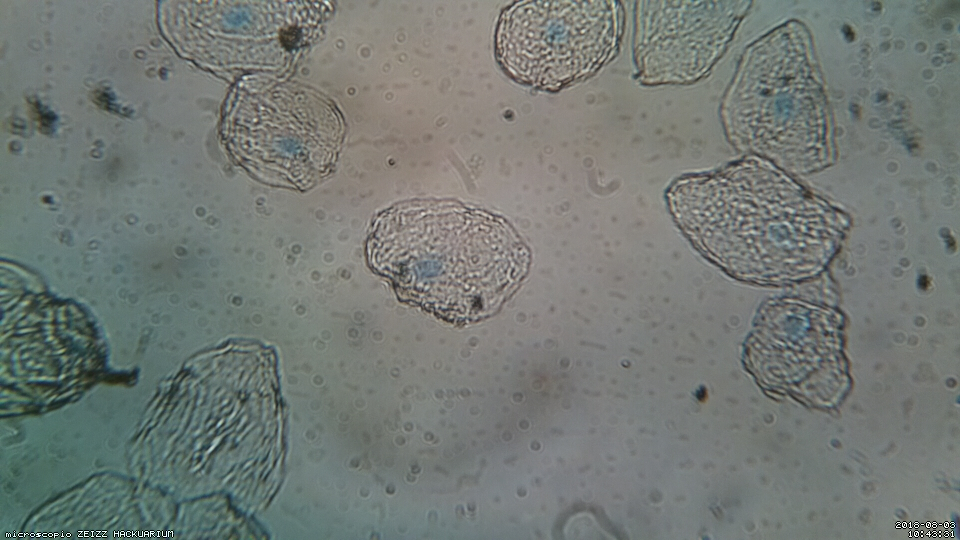
#> input picture 2018-08-03/10-43-31.jpg, 1920 x 1080 px, found by its file name (shown at 1/2 size)
$ python Merge.py   (Python 2 division)   (older library calls are emulated)
#> lines starting #> are read from the running program, lines starting #| are printed output that depends on the picture; after the words box and inside, x2 and y2 are one past the last pixel; in counts of white or black regions, pixels touching at a corner belong together; long printed decimals are rounded
# Standard imports
import numpy as np
import cv2
import imutils
from skimage.measure import compare_ssim
#from skimage.measure import compare_ssim
from termcolor import colored
from matplotlib import pyplot as plt


if __name__ == '__main__':

    # [6 lines of commented-out code are left out]
    original = cv2.imread('2018-08-03/10-43-31.jpg')
#> original is the input picture: shape (1080, 1920, 3); mean B, G, R 116.9, 121.3, 115
    #original = cv2.imread('2018-08-03/10-42-39.jpg')
    #original = cv2.imread('2018-08-03/10-39-23.jpg')

    #backgrd = cv2.imread('2018-08-02/10-14-05.jpg')

    backgrd = cv2.imread('2018-08-03/10-35-31.jpg')
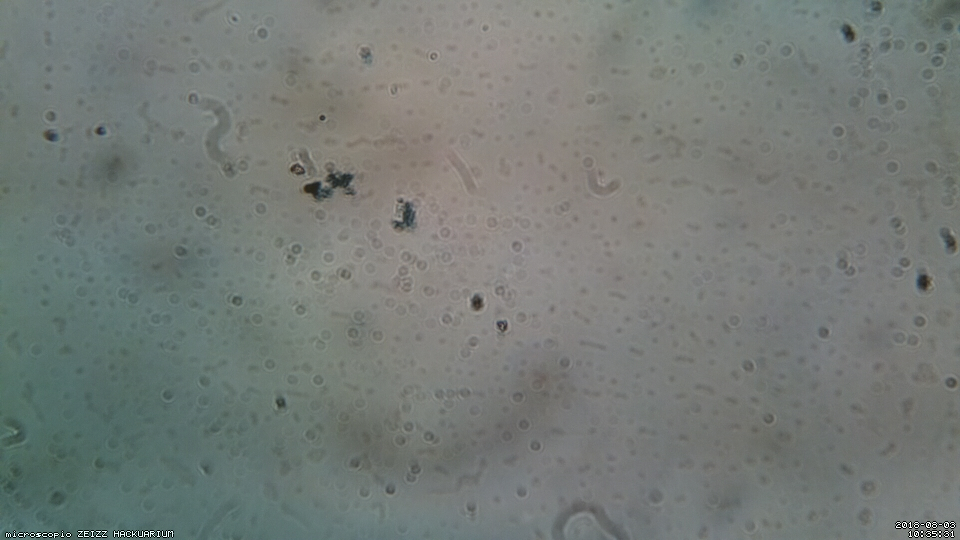
#> input picture 2018-08-03/10-35-31.jpg, 1920 x 1080 px, found by its file name (shown at 1/2 size)
#> backgrd is the input picture: shape (1080, 1920, 3); mean B, G, R 118.5, 122.5, 116.5

    img1 = cv2.cvtColor(original, cv2.COLOR_BGR2GRAY)
    backgrd = cv2.cvtColor(backgrd, cv2.COLOR_BGR2GRAY)
#> backgrd: shape (1080, 1920)

    original = cv2.resize(original, (0, 0), fx=0.5, fy=0.5)
#> original: shape (540, 960, 3)
    img1 = cv2.resize(img1, (0, 0), fx=0.5, fy=0.5)
#> img1: shape (540, 960)
    backgrd = cv2.resize(backgrd, (0, 0), fx=0.5, fy=0.5)
#> backgrd: shape (540, 960)

    cv2.imshow('image', img1)
    #cv2.imshow('Background', backgrd)

    # compute the Structural Similarity Index (SSIM) between the two
    # images, ensuring that the difference image is returned
    (score, diff) = compare_ssim(img1, backgrd, full=True)
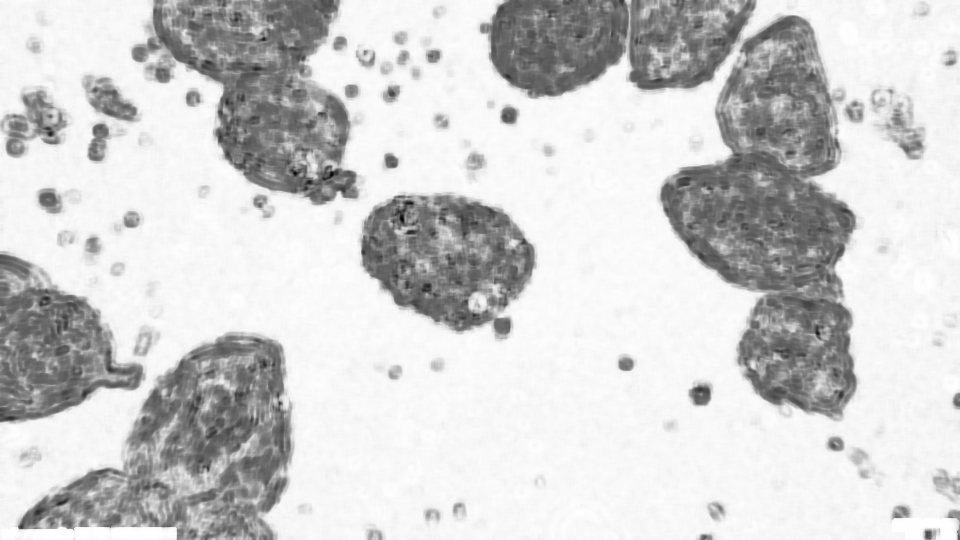
#> diff: shape (540, 960) float64; min -0.519, max 1, mean 0.718; drawn with min black and max white
#> score = 0.717
    diff = (diff * 255).astype("uint8")
    print("SSIM: {}".format(score))
#| SSIM: 0.7172

    # [7 lines of commented-out code are left out]

    ret, tmp = cv2.threshold(diff, 200, 255, cv2.THRESH_BINARY_INV)
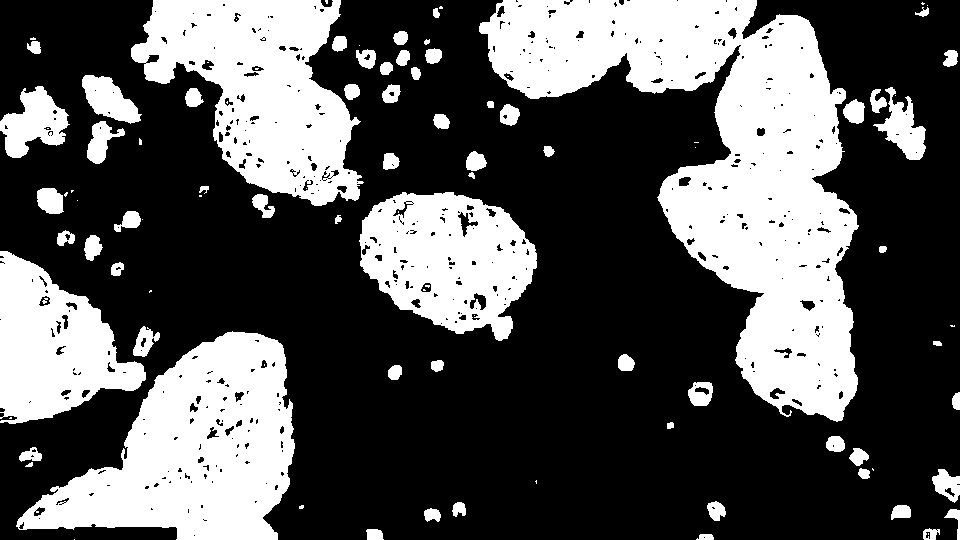
#> tmp: shape (540, 960); 34.1% white; 101 white regions (36 under 20 px)
    #cv2.imshow('threshold 2', tmp)

    #cv2.waitKey(0)

    im = tmp.copy()
    #cv2.imshow('im', im)

    dst = img1.copy()
    #cv2.imshow('dst', dst)

    # find external contours ignores holes in the fish
    im2, contours, hierarchy = cv2.findContours(im, cv2.RETR_EXTERNAL, cv2.CHAIN_APPROX_SIMPLE)
#> contours = 86 contours, 24 with area under 20; largest, box (x1, y1, x2, y2) and area: (479, 0, 859, 422) 67691, (16, 331, 295, 540) 32838, (131, 0, 364, 206) 27874, (359, 192, 537, 341) 18481, (0, 251, 146, 424) 14919
    #cnts = cnts[0] if imutils.is_cv2() else cnts[1]

    # Finding circular shapes
    contour_list = []
    for contour in contours:
        approx = cv2.approxPolyDP(contour, 0.01 * cv2.arcLength(contour, True), True)
        area = cv2.contourArea(contour)
        if ((len(approx) > 8) & (area > 10000)): #& (area < 20000)):
        #if ((area > 10000)):# & (area < 20000)):
            contour_list.append(contour)
#> this loop made 86 passes
#> area on passes 2, 3, 4, 5, 6, 7, 9, 10, 12, 14, 16, 17: 68, 145, 130.5, 130.5, 153, 205.5, 129, 234.5, 555, 84, 204, 191.5
#> after the loop, contour_list = 5 contours; box (x1, y1, x2, y2) and area: (479, 0, 859, 422) 67691, (16, 331, 295, 540) 32838, (131, 0, 364, 206) 27874, (359, 192, 537, 341) 18481, (0, 251, 146, 424) 14919

    # Display result
    cv2.drawContours(dst, contour_list, -1, (255, 0, 0), 2)
#> dst: shape (540, 960); min 1, max 255, mean 123.2
    cv2.imshow('Objects Detected', dst)
    #cv2.waitKey(0)

    for i in range(len(contours)):
        # draw all contours in red
        cv2.drawContours(dst, contours, -1, (0, 0, 255), 1)
#> this loop made 86 passes
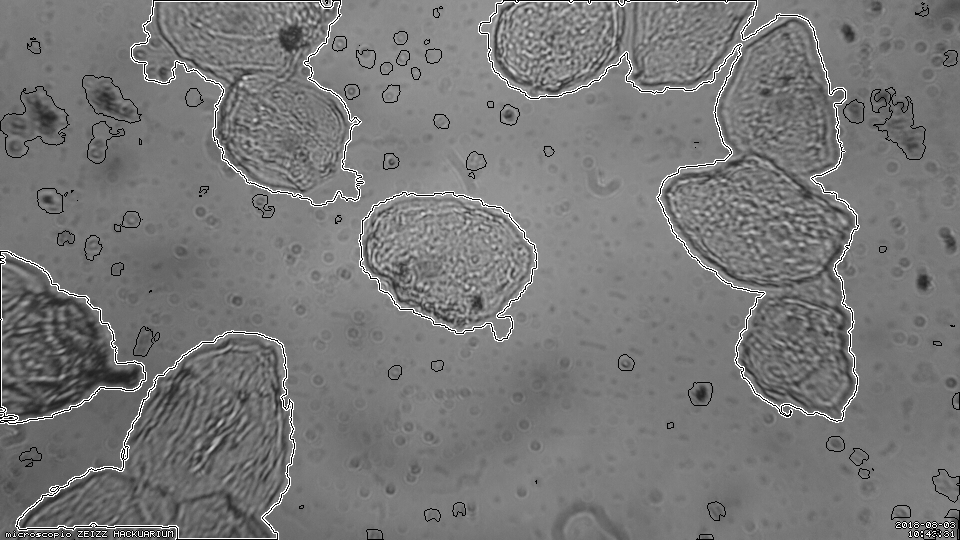
#> dst: shape (540, 960); min 0, max 255, mean 120.1

    # Binary mask
    src = img1
    #cv2.imshow('src', src)
    img_mask = np.zeros(src.shape, np.uint8)

    theImg = contour_list
#> theImg has the same summary as contour_list
    # draw selected contour in bold green
    cv2.polylines(dst, theImg, True, (0, 255, 0), 2)
#> dst: shape (540, 960); 2.21% of pixels changed, all inside (x1, y1, x2, y2) = (0, 0, 860, 540)
    # draw the fish into its mask
    cv2.drawContours(img_mask, contour_list, -1, 255, -1)
#> img_mask: shape (540, 960); 31.7% white; 5 white regions, box (x1, y1, x2, y2) and area: (479, 0, 859, 422) 68608, (16, 331, 295, 540) 33288, (131, 0, 364, 206) 28325, (359, 192, 537, 341) 18760, (0, 251, 146, 424) 15219

    # [6 lines of commented-out code are left out]

    output_grey = cv2.bitwise_and(src, src, mask=img_mask)
    #cv2.imshow('output_grey', output_grey)
    src = original
    output_color = cv2.bitwise_and(src, src, mask=img_mask)
    #cv2.imshow('output_color', output_color)

    cv2.waitKey(0)
    cv2.imshow("output_grey", output_grey)
    cv2.imshow("output_color", output_color)
    cv2.waitKey(0)
    # [18 lines of commented-out code are left out]

    channels = cv2.split(output_color)
    for channel in channels:
        cv2.equalizeHist(channel, channel)
#> this loop made 3 passes
    cv2.equalizeHist(channels[0], channels[0])
    cv2.merge(channels, output_color)
    cv2.imshow('output1.png', output_color)
    cv2.waitKey(0)

    # [9 lines of commented-out code are left out]

    ycrcb = cv2.cvtColor(output_color, cv2.COLOR_BGR2YCR_CB)
#> ycrcb: shape (540, 960, 3); mean of channels 0, 1, 2 40.8, 127.9, 128
    cv2.imshow('ycrcb 1', ycrcb)
    # [35 lines of commented-out code are left out]
    src = ycrcb[:, :, 1]

    tmp = ycrcb[:, :, 1]
    blursSize = 17#31  # 27#17
    tmp = cv2.GaussianBlur(tmp, (blursSize, blursSize), 0)
    cv2.imshow('Blur', tmp)

    src = tmp
    nucleus_contour_list = []

    ###
    for i in range(1,len(contour_list)):
        img_m = np.zeros(src.shape, np.uint8)
        cv2.drawContours(img_m, contour_list, i, 255, -1)
        cv2.imshow('mask', img_m)
        out = cv2.bitwise_and(src, src, mask=img_m)
        cv2.imshow('out', out)
        #cv2.waitKey(0)


        mean = cv2.mean(src, mask=img_m)[0]
        ret, tmp = cv2.threshold(out, 255-mean, 255, cv2.THRESH_BINARY_INV)
        cv2.imshow('thresh', tmp)

        im2, contours, hierarchy = cv2.findContours(tmp, cv2.RETR_TREE, cv2.CHAIN_APPROX_SIMPLE)

        for contour in contours:
            approx = cv2.approxPolyDP(contour, 0.01 * cv2.arcLength(contour, True), True)
            area = cv2.contourArea(contour)
            # if ((len(approx) > 15) & (area > 100) & (area < 1000)):
            if ((area < 1000)):
                # & (area < 1000)):
                nucleus_contour_list.append(contour)


        cv2.waitKey(0)
#> this loop made 4 passes
#> (mean, ret) on passes 2 to 4: (138.8, 116), (131.6, 123), (136.3, 118)
#> (mean, ret, contours) on pass 1: (116.8, 138, [[[0, 0], [0, 539], [959, 539], [959, 0]]])
#> img_m: shape (540, 960); 5.5% white; 1 white region, box (x1, y1, x2, y2) and area: (131, 0, 364, 206) 28325
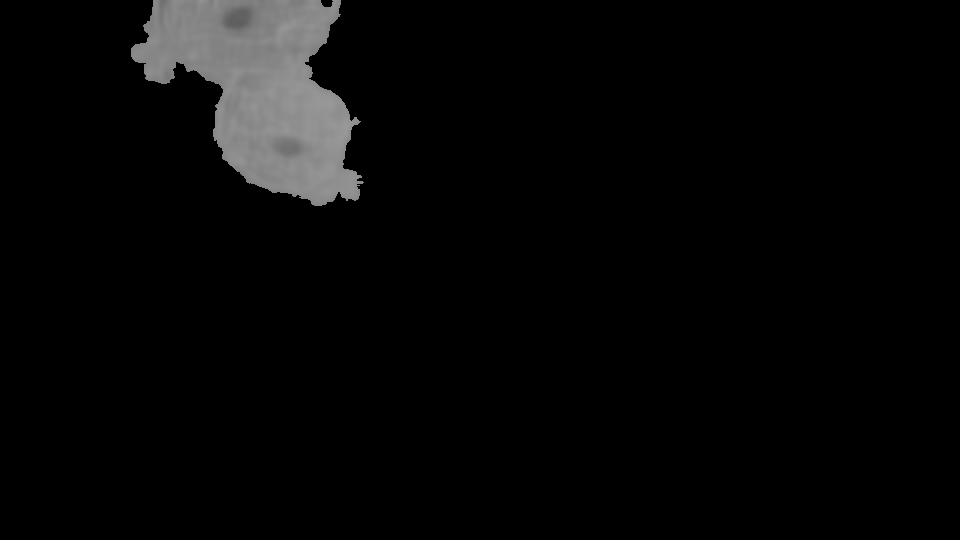
#> out: shape (540, 960); min 0, max 153, mean 7.4
#> tmp: shape (540, 960); 94.7% white; 1 black region
#> after the loop, nucleus_contour_list = 40 contours, 21 with area under 20; largest, box (x1, y1, x2, y2) and area: (222, 6, 254, 32) 622, (783, 310, 811, 346) 577, (768, 223, 795, 248) 364, (546, 21, 567, 43) 338, (278, 143, 300, 155) 170


    ###

    frame = output_color
    cv2.drawContours(frame, nucleus_contour_list, -1, (255, 0, 0), 2)
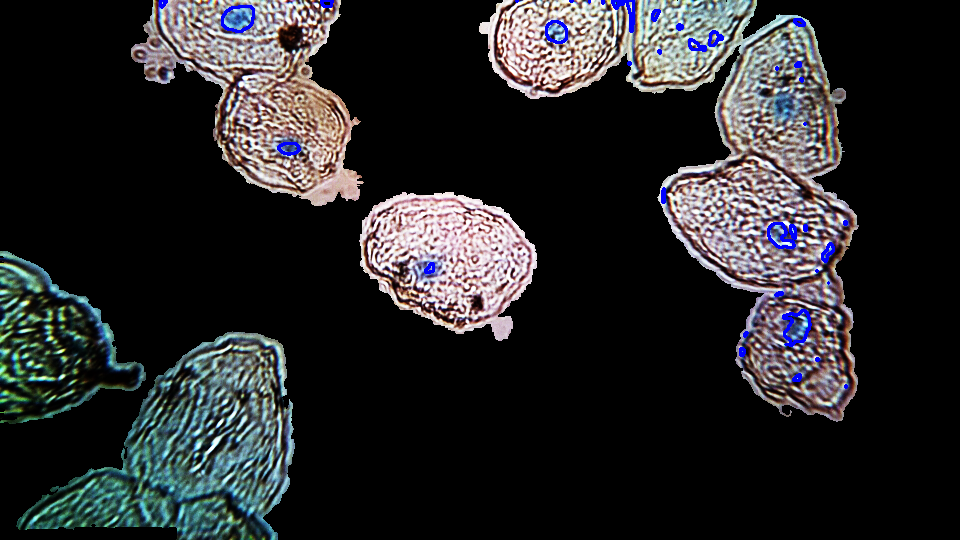
#> frame: shape (540, 960, 3); mean B, G, R 41.4, 39.9, 39.9
    cv2.imshow("Nucleus", frame)
    cv2.waitKey(0)


    tmp = ycrcb[:, :, 1]
    blursSize = 31#27#17
    tmp = cv2.GaussianBlur(tmp, (blursSize, blursSize), 0)
    cv2.imshow('Blur', tmp)
    # [6 lines of commented-out code are left out]

    image = tmp

    # [11 lines of commented-out code are left out]
    detector = cv2.SimpleBlobDetector_create()

    # Detect blobs
    keypoints = detector.detect(tmp)
#> keypoints = 6 keypoints; (x, y, size): (783, 106, 30.9), (428, 268, 30), (556, 31, 29.1), (288, 148, 25.2), (800, 328, 23.4), (238, 18, 23.3)

    # Draw detected blobs as red circles.
    # cv2.DRAW_MATCHES_FLAGS_DRAW_RICH_KEYPOINTS ensures the size of the circle corresponds to the size of blob
    im_with_keypoints = cv2.drawKeypoints(tmp, keypoints, np.array([]), (0, 0, 255),
                                          cv2.DRAW_MATCHES_FLAGS_DRAW_RICH_KEYPOINTS)
#> im_with_keypoints: shape (540, 960, 3); mean of channels 0, 1, 2 127.8, 127.8, 128.1

    # Show keypoints
    cv2.imshow("Keypoints", im_with_keypoints)

    cv2.waitKey(0)


    # define the list of boundaries
    #lower = [60, 60, 145]; upper = [255, 255, 255]

        #([30, 30, 80], [120, 120, 255])


        #([17, 15, 100], [50, 56, 200]),
        #([86, 31, 4], [220, 88, 50]),
        #([25, 146, 190], [62, 174, 250]),
        #([103, 86, 65], [145, 133, 128])

    # create NumPy arrays from the boundaries
    #lower = np.array(lower, dtype="uint8")
    #upper = np.array(upper, dtype="uint8")

    # find the colors within the specified boundaries and apply
    # the mask
    #mask = cv2.inRange(image, lower, upper)

    #ret, tmp = cv2.threshold(image, 120, 255, cv2.THRESH_BINARY_INV)
    #cv2.imshow("tmp", tmp)
    #cv2.waitKey(0)

    mask = cv2.inRange(image, 125, 255)
#> mask: shape (540, 960); 87.6% white; 11 black regions (1 under 20 px), largest, box (x1, y1, x2, y2) and area: (0, 246, 299, 540) 51682, (640, 0, 814, 124) 9451, (219, 0, 259, 35) 1107
    #cv2.imshow("mask", mask)
    mask = cv2.bitwise_not(mask)
    #out_ycrcb = cv2.bitwise_and(image, image, mask=mask)
    out_grey = cv2.bitwise_and(output_grey, output_grey, mask=mask)

    # show the images
    #cv2.imshow("out_ycrcb", out_ycrcb)
    cv2.imshow("out_grey", out_grey)
    cv2.waitKey(0)

    kernel = np.ones((2, 2), np.uint8)
    # [4 lines of commented-out code are left out]
    erosion = cv2.erode(out_grey, kernel, iterations=3)
    cv2.imshow('erosion 2', erosion)

    dilation = cv2.dilate(erosion, kernel, iterations=2)
    cv2.imshow('dilation', dilation)

    out2 = dilation

    # [42 lines of commented-out code are left out]

    tmp = dilation

    # [4 lines of commented-out code are left out]

    ret, tmp = cv2.threshold(tmp, 50, 255, cv2.THRESH_BINARY)
#> tmp: shape (540, 960); 10.6% white; 13 white regions (3 under 20 px)
    cv2.imshow('threshold', tmp)

    # [5 lines of commented-out code are left out]

    frame = output_color
    im2, contours, hierarchy = cv2.findContours(tmp, cv2.RETR_TREE, cv2.CHAIN_APPROX_SIMPLE)
#> contours = 65 contours, 28 with area under 20; largest, box (x1, y1, x2, y2) and area: (20, 335, 297, 540) 31634, (0, 254, 148, 426) 13150, (643, 0, 816, 126) 8702, (222, 0, 261, 37) 1014, (789, 315, 812, 346) 522

    # Finding circular shapes
    contour_list = []
    for contour in contours:
        approx = cv2.approxPolyDP(contour, 0.01 * cv2.arcLength(contour, True), True)
        area = cv2.contourArea(contour)
        #if ((len(approx) > 15) & (area > 100) & (area < 1000)):
        if ((area < 1000)):
            # & (area < 1000)):
            contour_list.append(contour)
#> this loop made 65 passes
#> area on passes 2, 4, 8, 11, 13, 15, 16, 18, 19, 25, 27, 29: 31634, 85, 20, 23, 28.5, 40.5, 26.5, 34, 22.5, 38.5, 24, 125.5
#> after the loop, contour_list = 61 contours, 28 with area under 20; largest, box (x1, y1, x2, y2) and area: (789, 315, 812, 346) 522, (249, 350, 275, 375) 473, (28, 298, 73, 314) 404, (772, 226, 795, 249) 380, (549, 24, 569, 45) 290

    cv2.drawContours(frame, contour_list, -1, (255, 0, 0), 2)
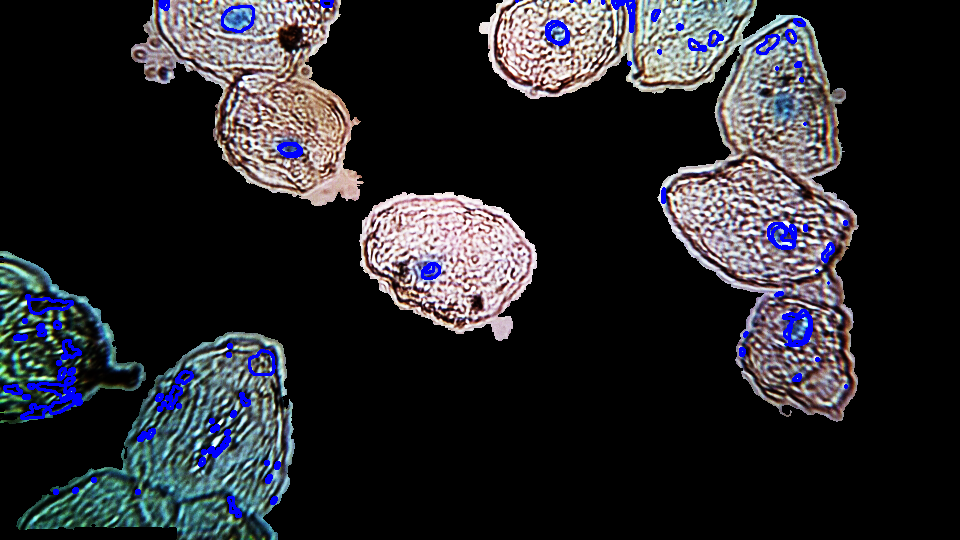
#> frame: shape (540, 960, 3); 1.06% of pixels changed, all inside (x1, y1, x2, y2) = (3, 0, 813, 518)
    cv2.imshow("Nucleus", frame)

    cv2.waitKey(0)
    cv2.destroyAllWindows()

    print colored("Number of Cell detected " + str(len(contour_list)), 'green')
#| Number of Cell detected 61
